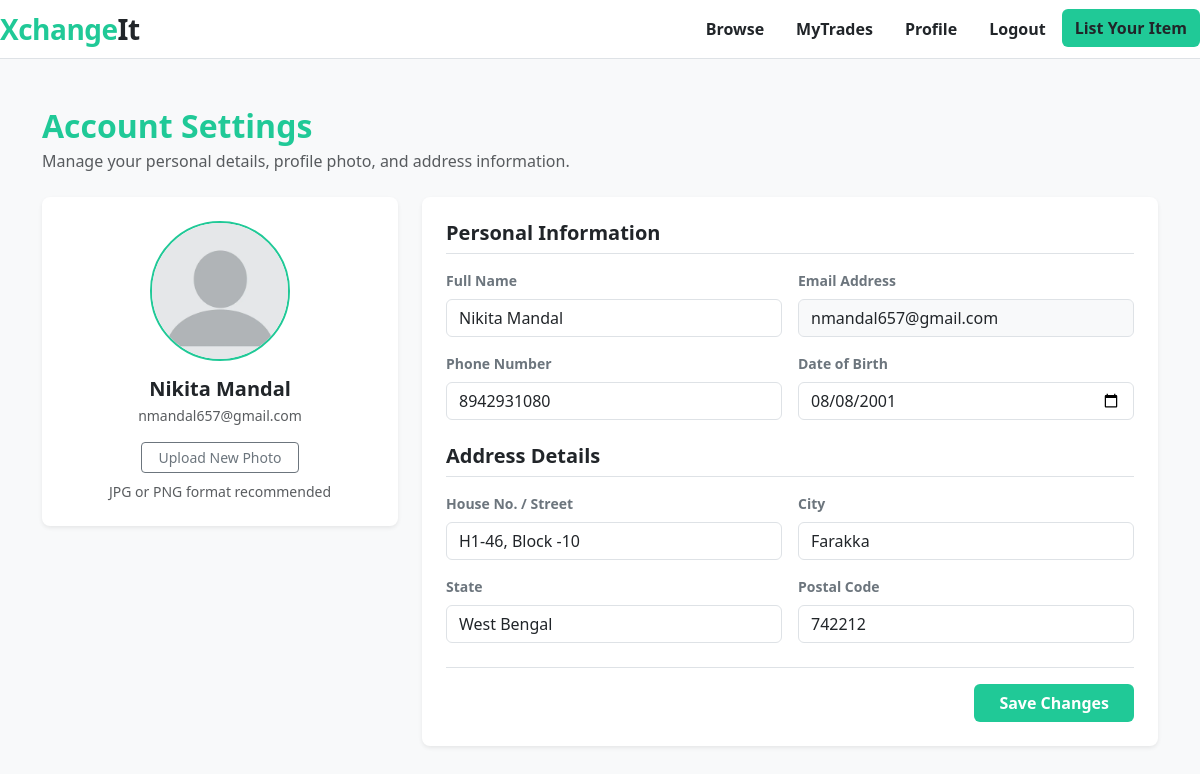
The app's page /profile/ (signed in) with its own data.
### myapp/models.py (models this page shows, shortened)
class UserProfile(models.Model):
    profile_picture = models.ImageField(upload_to='user/profile_pics/', blank=True)
    dob = models.DateField(null=True)
    house_no = models.CharField(max_length=100, blank=True, null=True)
    city = models.CharField(max_length=100, blank=False)
    state = models.CharField(max_length=100, blank=False, null=False)
    postal_code = models.CharField(max_length=10, blank=False, null=False)
    successful_trades_count = models.PositiveIntegerField(default=0)
    user = models.OneToOneField(User, on_delete=models.CASCADE, null=False)

class User(models.Model):
    name = models.CharField(max_length=50, blank=False, null=False)
    password = models.CharField(max_length=50, null=False)
    email = models.EmailField(unique=True, blank=False, null=True)
    phone_number = models.CharField(max_length=15,blank=False, null=False)

### myapp/views.py (the view, shortened to what this page needs)
# urls.py: path('profile/', views.profile, name='profile'),
def profile(request):
    if not request.session.get('user'):
        return redirect('login')
    curruser = User.objects.filter(email = request.session['user']).first()
    user_profile = UserProfile.objects.filter(user=curruser).first()
    return render(request, 'profile.html', {'user': curruser, 'profile':user_profile})

### myapp/templates/profile.html (shortened to what this page needs)
{% extends 'base.html' %}
{% block content %}
<div class="bg-light py-5 min-vh-100">
  <div class="container">
    <div class="mb-4">
      <h2 class="fw-bold mb-1" style="color:#20c997;">Account Settings</h2>
      <p class="text-muted mb-0">Manage your personal details, profile photo, and address information.</p>
    </div>
    <form method="post" enctype="multipart/form-data">
      <div class="row g-4">
        <div class="col-lg-4">
          <div class="card border-0 shadow-sm rounded-3 text-center p-4">
            <div class="d-flex justify-content-center mb-3">
              {% if profile.profile_picture %}
                <img src="{{ profile.profile_picture.url }}" height="140" width="140" class="rounded-circle border border-2" style="object-fit: cover; border-color: #20c997 !important;">
              {% else %}
                <div class="rounded-circle bg-secondary bg-opacity-10 d-flex align-items-center justify-content-center" style="width: 140px; height: 140px;">
                  <span class="text-muted fw-semibold">No Photo</span>
                </div>
              {% endif %}
            </div>
            <h5 class="fw-bold mb-1">{{ user.name }}</h5>
            <p class="text-muted small mb-3">{{ user.email }}</p>
            <div>
              <label for="inputPic" class="btn btn-outline-secondary btn-sm px-3">
                Upload New Photo
              </label>
            </div>
            <small class="text-muted d-block mt-2">JPG or PNG format recommended</small>
          </div>
        </div>
        <div class="col-lg-8">
          <div class="card border-0 shadow-sm rounded-3 p-4">
            <h5 class="fw-bold border-bottom pb-2 mb-3">Personal Information</h5>
            <div class="row g-3 mb-4">
              <div class="col-md-6">
                <label for="inputName" class="form-label fw-semibold small text-secondary">Full Name</label>
                <input type="text" class="form-control" id="inputName" name="name" value="{{ user.name }}">
              </div>
              <div class="col-md-6">
                <label for="inputEmail4" class="form-label fw-semibold small text-secondary">Email Address</label>
                <input type="email" class="form-control bg-light" id="inputEmail4" name="email" value="{{ user.email }}" readonly>
              </div>
              <div class="col-md-6">
                <label for="inputphone" class="form-label fw-semibold small text-secondary">Phone Number</label>
                <input type="tel" class="form-control" id="inputphone" name="phone_number" value="{{ user.phone_number }}">
              </div>
              <div class="col-md-6">
                <label for="inputDOB" class="form-label fw-semibold small text-secondary">Date of Birth</label>
                <input type="date" class="form-control" id="inputDOB" name="dob" value="{{ profile.dob|date:'Y-m-d' }}" required>
              </div>
            </div>
            <h5 class="fw-bold border-bottom pb-2 mb-3">Address Details</h5>
            <div class="row g-3">
              <div class="col-md-6">
                <label for="inputHouse" class="form-label fw-semibold small text-secondary">House No. / Street</label>
                <input type="text" class="form-control" id="inputHouse" name="house_no" value="{{ profile.house_no }}">
              </div>
              <div class="col-md-6">
                <label for="inputCity" class="form-label fw-semibold small text-secondary">City</label>
                <input type="text" class="form-control" id="inputCity" name="city" value="{{ profile.city }}">
              </div>
              <div class="col-md-6">
                <label for="inputState" class="form-label fw-semibold small text-secondary">State</label>
                <input type="text" class="form-control" id="inputState" name="state" value="{{ profile.state }}">
              </div>
              <div class="col-md-6">
                <label for="inputPostal" class="form-label fw-semibold small text-secondary">Postal Code</label>
                <input type="text" class="form-control" id="inputPostal" name="postal_code" value="{{ profile.postal_code }}">
              </div>
            </div>
            <div class="d-flex justify-content-end border-top pt-3 mt-4">
              <button type="submit" class="btn px-4 text-white fw-semibold" style="background-color:#20c997;">
                Save Changes
              </button>
            </div>
          </div>
        </div>
      </div>
    </form>
  </div>
</div>
{% endblock %}

### records on screen
UserProfile: profile_picture (picture), dob "08/08/2001", house_no "H1-46, Block -10", city "Farakka", state "West Bengal", postal_code "742212"
User: name "Nikita Mandal", email "nmandal657@gmail.com", phone_number "8942931080"
